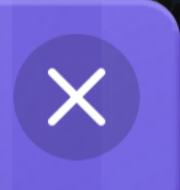
#> input picture src/word_madness_bot/resources/templates/daily_dash_close.png, 180 x 190 px
$ python -i preprocessing.py   (imports and definitions only)
#> lines starting #> are read from the running program, lines starting #| are printed output that depends on the picture; after the words box and inside, x2 and y2 are one past the last pixel; in counts of white or black regions, pixels touching at a corner belong together
#> further down, picture is the input picture: PIL image 180x190 RGBA; mean R, G, B, A 114.7, 100.2, 210.4, 255
"""Deterministic image decoding and preprocessing."""

from __future__ import annotations

from io import BytesIO
from pathlib import Path

from PIL import Image, ImageFilter, UnidentifiedImageError

from word_madness_bot.domain.errors import ImageDecodeError


def load_image(source: bytes | Path) -> Image.Image:
    """Decode image bytes or a path into a detached RGB image."""
    try:
        with Image.open(BytesIO(source) if isinstance(source, bytes) else source) as image:
            image.load()
            return image.convert("RGB")
    except (FileNotFoundError, OSError, UnidentifiedImageError) as error:
        raise ImageDecodeError("Unable to decode image") from error


def preprocess(image: Image.Image, *, threshold: int = 128, blur_radius: int = 0) -> Image.Image:
    """Return a deterministic binary image suitable for feature extraction."""
#> called with threshold = 128, blur_radius = 0
    if not 0 <= threshold <= 255 or blur_radius < 0:
        raise ValueError("Invalid preprocessing parameters")
    gray = image.convert("L")
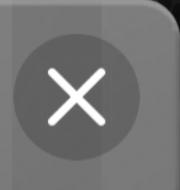
#> gray: PIL image 180x190 L; min 11, max 255, mean 117.1
    if blur_radius:
        gray = gray.filter(ImageFilter.GaussianBlur(blur_radius))
    return gray.point(lambda value: 255 if value >= threshold else 0, mode="1")
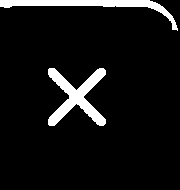
#> returned value: PIL image 180x190 1; 7.6% white; 2 white regions, box (x1, y1, x2, y2) and area: (48, 68, 106, 126) 1400, (0, 0, 178, 31) 1186

>>> from PIL import Image
>>> picture = Image.open('../resources/templates/daily_dash_close.png')
>>> result = preprocess(picture)

$ run again, on src/word_madness_bot/resources/templates/level_screen.png
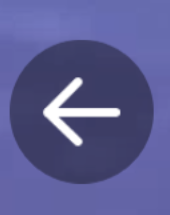
#> input picture src/word_madness_bot/resources/templates/level_screen.png, 170 x 215 px
#> picture is the input picture: PIL image 170x215 RGB; mean R, G, B 91.2, 92.6, 146.6
#> in preprocess, `gray = image.convert("L")`:
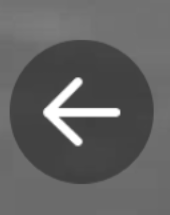
#> gray: PIL image 170x215 L; min 64, max 255, mean 98.3
#> in preprocess, `return gray.point(lambda value: 255 if value >= threshold else 0, mode..`:
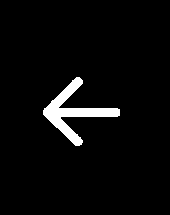
#> returned value: PIL image 170x215 1; 3.9% white; 1 white region, box (x1, y1, x2, y2) and area: (43, 77, 120, 146) 1434
